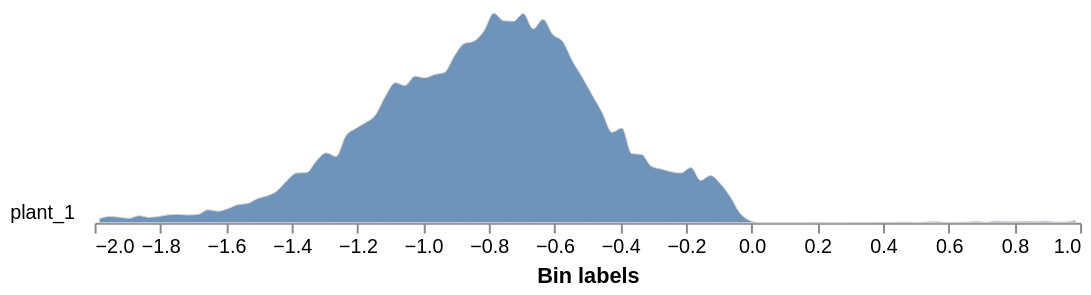

Write notebook code for a chart like this one.
### Code cell
# EVI (Enhanced Vegetation Index) - vegetation index that corrects for atmospheric and canopy background effects
# Calculate the index for the whole image
evi_index = pcv.spectral_index.evi(ms, distance=55)
evi_index.array_type = "index_evi"  # workaround: set manually since spectral_index functions don't set this
# Graph the histogram of the spectral index, masking so that you only have the plant
evi_output=pcv.analyze.spectral_index(index_img=evi_index, labeled_mask=kept_mask,
                           min_bin=-2, max_bin=1, label="plant")
# Pseudocolor the image as a visualization
evi_img = pcv.visualize.pseudocolor(gray_img = evi_index.array_data, mask=kept_mask, cmap='jet', 
                                           min_value=-2, max_value=1)

### Figure 1 — Vega-Lite specification as saved in the notebook (floating-point values rounded to 4 significant figures)
{"config": {"view": {"continuousWidth": 300, "continuousHeight": 300, "stroke": null}, "axis": {"grid": false}, "facet": {"columns": 1, "spacing": 0}, "title": {"anchor": "end"}}, "data": {"name": "data-aacb32de94fe8f8b4552b4265f41d60d"}, "facet": {"field": "sample", "header": {"labelAngle": 0, "labelAlign": "left", "labelOrient": "left"}, "title": null, "type": "nominal"}, "spec": {"mark": {"type": "area", "fillOpacity": 0.8, "interpolate": "monotone", "stroke": "lightgray", "strokeWidth": 0.5}, "encoding": {"x": {"field": "label", "title": "Bin labels", "type": "quantitative"}, "y": {"axis": null, "field": "value", "scale": {"range": [10, -100]}, "type": "quantitative"}}, "height": 10, "width": 500}, "bounds": "flush", "$schema": "https://vega.github.io/schema/vega-lite/v5.20.1.json", "datasets": {"data-aacb32de94fe8f8b4552b4265f41d60d": [{"sample": "plant_1", "value": 0.0664, "label": -1.985}, {"sample": "plant_1", "value": 0.1006, "label": -1.955}, {"sample": "plant_1", "value": 0.08922, "label": -1.925}, {"sample": "plant_1", "value": 0.07158, "label": -1.895}, {"sample": "plant_1", "value": 0.1131, "label": -1.865}, {"sample": "plant_1", "value": 0.08715, "label": -1.835}, {"sample": "plant_1", "value": 0.1006, "label": -1.805}, {"sample": "plant_1", "value": 0.1276, "label": -1.775}, {"sample": "plant_1", "value": 0.1338, "label": -1.745}, {"sample": "plant_1", "value": 0.1255, "label": -1.715}, {"sample": "plant_1", "value": 0.1349, "label": -1.685}, {"sample": "plant_1", "value": 0.2106, "label": -1.655}, {"sample": "plant_1", "value": 0.1867, "label": -1.625}, {"sample": "plant_1", "value": 0.2251, "label": -1.595}, {"sample": "plant_1", "value": 0.2905, "label": -1.565}, {"sample": "plant_1", "value": 0.3092, "label": -1.535}, {"sample": "plant_1", "value": 0.388, "label": -1.505}, {"sample": "plant_1", "value": 0.4337, "label": -1.475}, {"sample": "plant_1", "value": 0.5125, "label": -1.445}, {"sample": "plant_1", "value": 0.6774, "label": -1.415}, {"sample": "plant_1", "value": 0.8019, "label": -1.385}, {"sample": "plant_1", "value": 0.8092, "label": -1.355}, {"sample": "plant_1", "value": 0.997, "label": -1.325}, {"sample": "plant_1", "value": 1.128, "label": -1.295}, {"sample": "plant_1", "value": 1.07, "label": -1.265}, {"sample": "plant_1", "value": 1.404, "label": -1.235}, {"sample": "plant_1", "value": 1.523, "label": -1.205}, {"sample": "plant_1", "value": 1.616, "label": -1.175}, {"sample": "plant_1", "value": 1.74, "label": -1.145}, {"sample": "plant_1", "value": 2.041, "label": -1.115}, {"sample": "plant_1", "value": 2.262, "label": -1.085}, {"sample": "plant_1", "value": 2.216, "label": -1.055}, {"sample": "plant_1", "value": 2.365, "label": -1.025}, {"sample": "plant_1", "value": 2.338, "label": -0.995}, {"sample": "plant_1", "value": 2.393, "label": -0.965}, {"sample": "plant_1", "value": 2.426, "label": -0.935}, {"sample": "plant_1", "value": 2.692, "label": -0.905}, {"sample": "plant_1", "value": 2.892, "label": -0.875}, {"sample": "plant_1", "value": 2.931, "label": -0.845}, {"sample": "plant_1", "value": 3.096, "label": -0.815}, {"sample": "plant_1", "value": 3.383, "label": -0.785}, {"sample": "plant_1", "value": 3.261, "label": -0.755}, {"sample": "plant_1", "value": 3.253, "label": -0.725}, {"sample": "plant_1", "value": 3.378, "label": -0.695}, {"sample": "plant_1", "value": 3.128, "label": -0.665}, {"sample": "plant_1", "value": 3.284, "label": -0.635}, {"sample": "plant_1", "value": 3.038, "label": -0.605}, {"sample": "plant_1", "value": 2.925, "label": -0.575}, {"sample": "plant_1", "value": 2.608, "label": -0.545}, {"sample": "plant_1", "value": 2.346, "label": -0.515}, {"sample": "plant_1", "value": 2.06, "label": -0.485}, {"sample": "plant_1", "value": 1.781, "label": -0.455}, {"sample": "plant_1", "value": 1.46, "label": -0.425}, {"sample": "plant_1", "value": 1.528, "label": -0.395}, {"sample": "plant_1", "value": 1.116, "label": -0.365}, {"sample": "plant_1", "value": 1.102, "label": -0.335}, {"sample": "plant_1", "value": 0.9098, "label": -0.305}, {"sample": "plant_1", "value": 0.8663, "label": -0.275}, {"sample": "plant_1", "value": 0.8237, "label": -0.245}, {"sample": "plant_1", "value": 0.8019, "label": -0.215}, {"sample": "plant_1", "value": 0.8922, "label": -0.185}, {"sample": "plant_1", "value": 0.6837, "label": -0.155}, {"sample": "plant_1", "value": 0.7636, "label": -0.125}, {"sample": "plant_1", "value": 0.6297, "label": -0.095}, {"sample": "plant_1", "value": 0.4212, "label": -0.065}, {"sample": "plant_1", "value": 0.1535, "label": -0.035}, {"sample": "plant_1", "value": 0.03424, "label": -0.005}, {"sample": "plant_1", "value": 0.0, "label": 0.025}, {"sample": "plant_1", "value": 0.0, "label": 0.055}, {"sample": "plant_1", "value": 0.0, "label": 0.085}, {"sample": "plant_1", "value": 0.0, "label": 0.115}, {"sample": "plant_1", "value": 0.0, "label": 0.145}, {"sample": "plant_1", "value": 0.001037, "label": 0.175}, {"sample": "plant_1", "value": 0.001037, "label": 0.205}, {"sample": "plant_1", "value": 0.0, "label": 0.235}, {"sample": "plant_1", "value": 0.0, "label": 0.265}, {"sample": "plant_1", "value": 0.001037, "label": 0.295}, {"sample": "plant_1", "value": 0.002075, "label": 0.325}, {"sample": "plant_1", "value": 0.002075, "label": 0.355}, {"sample": "plant_1", "value": 0.00415, "label": 0.385}, {"sample": "plant_1", "value": 0.002075, "label": 0.415}, {"sample": "plant_1", "value": 0.0083, "label": 0.445}, {"sample": "plant_1", "value": 0.009337, "label": 0.475}, {"sample": "plant_1", "value": 0.001037, "label": 0.505}, {"sample": "plant_1", "value": 0.01245, "label": 0.535}, {"sample": "plant_1", "value": 0.0166, "label": 0.565}, {"sample": "plant_1", "value": 0.003112, "label": 0.595}, {"sample": "plant_1", "value": 0.006225, "label": 0.625}, {"sample": "plant_1", "value": 0.01037, "label": 0.655}, {"sample": "plant_1", "value": 0.01764, "label": 0.685}, {"sample": "plant_1", "value": 0.005187, "label": 0.715}, {"sample": "plant_1", "value": 0.0249, "label": 0.745}, {"sample": "plant_1", "value": 0.01764, "label": 0.775}, {"sample": "plant_1", "value": 0.01556, "label": 0.805}, {"sample": "plant_1", "value": 0.01971, "label": 0.835}, {"sample": "plant_1", "value": 0.01556, "label": 0.865}, {"sample": "plant_1", "value": 0.02386, "label": 0.895}, {"sample": "plant_1", "value": 0.01037, "label": 0.925}, {"sample": "plant_1", "value": 0.01141, "label": 0.955}, {"sample": "plant_1", "value": 0.03424, "label": 0.985}]}}
